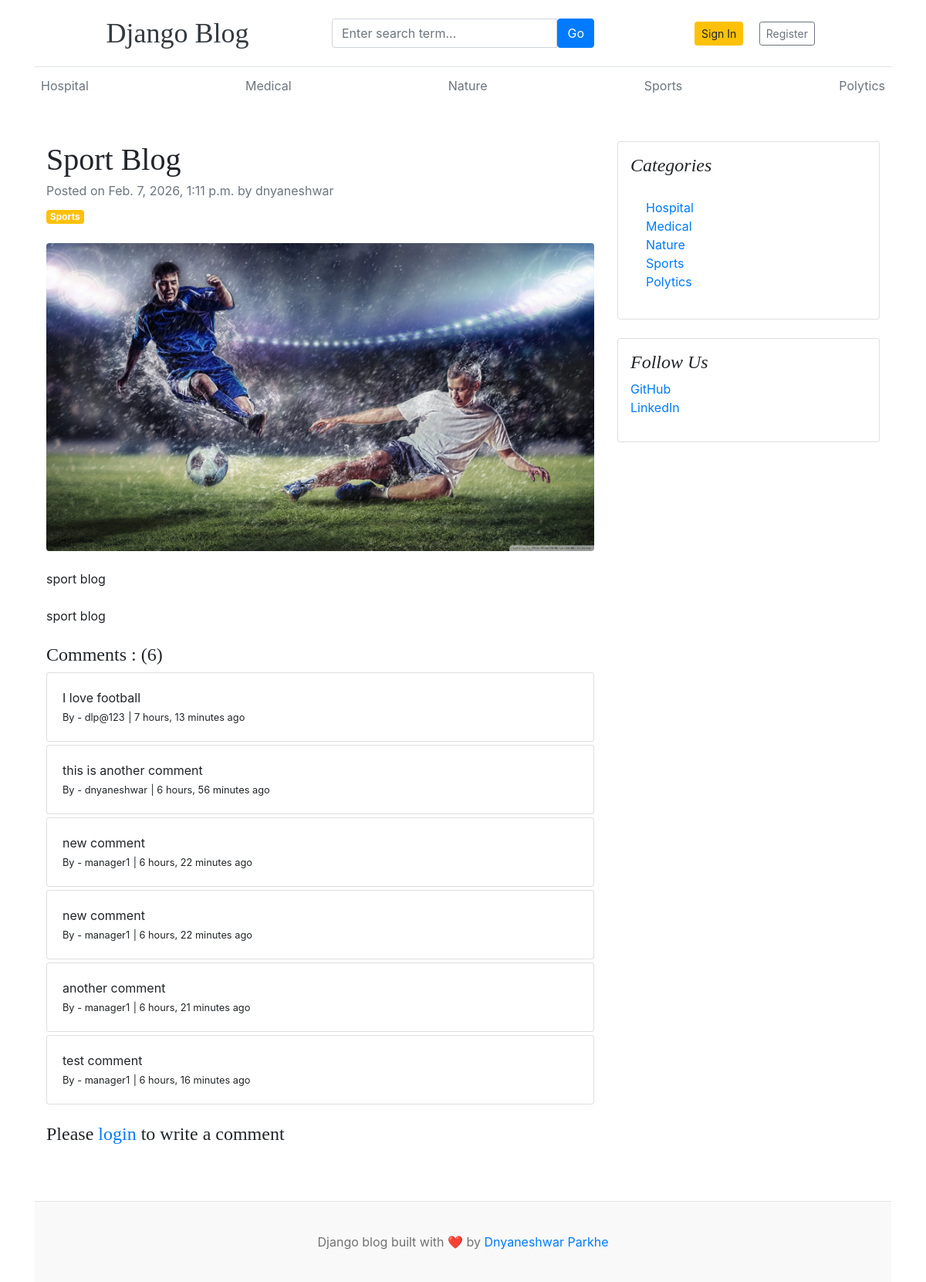
The app's page /blog/sport-blog/ with its own data.
### blogs/models.py (models this page shows, shortened)
class Category(models.Model):
    category_name = models.CharField(max_length=100, unique=True)
    created_at = models.DateTimeField(auto_now_add=True)
    updated_at = models.DateTimeField(auto_now=True)
    class Meta:
        verbose_name_plural = 'Categories'
    def __str__(self):
        return self.category_name

class Blog(models.Model):
    title = models.CharField(max_length=200)
    slug = models.SlugField(max_length=250, unique=True, blank=True)
    category = models.ForeignKey(Category, on_delete=models.CASCADE)
    author = models.ForeignKey(User, on_delete=models.CASCADE)
    featured_image = models.ImageField(upload_to='uploads/%Y/%m/%d')
    short_description = models.TextField(max_length=500)
    blog_body = models.TextField(max_length=1000)
    status = models.CharField(choices=STATUS_CHOICES, default="Draft")
    is_featured = models.BooleanField(default=False)
    created_at = models.DateTimeField(auto_now_add=True)
    updated_at = models.DateTimeField(auto_now=True)

class Comment(models.Model):
    user = models.ForeignKey(User, on_delete=models.CASCADE)
    blog = models.ForeignKey(Blog, on_delete=models.CASCADE)
    comment = models.TextField(max_length=250)
    created_at = models.DateTimeField(auto_now_add=True)
    updated_at = models.DateTimeField(auto_now=True)
    def __str__(self):
        return self.comment

### assignments/models.py (models this page shows, shortened)
class SocialLink(models.Model):
    platform = models.CharField(max_length=20)
    link = models.URLField(max_length=100)
    created_at = models.DateTimeField(auto_now_add=True)
    updated_at = models.DateTimeField(auto_now=True)

### blogs/views.py (the view, shortened to what this page needs)
# urls.py: path('blog/<slug:slug>/',BlogsView.blogs, name='blogs'),
def blogs(request, slug):
    single_blog = get_object_or_404(Blog, slug=slug, status='Published')
    comments = Comment.objects.filter(blog=single_blog)
    comment_count = comments.count()
    context = {
        'single_blog':single_blog,
        'comments':comments,
        'comment_count':comment_count,
    }
    return render(request, 'blogs.html',context)

### blogs/context_processors.py (called while the page is built)
def get_categories(request):
    categories = Category.objects.all().order_by('-created_at')
    return dict(categories=categories)

def get_social_links(request):
    social_links = SocialLink.objects.all()
    return dict(social_links=social_links)

### templates/blogs.html
{% extends "base.html" %}
{% block content %}
<div class="container mt-5">
    <div class="row">
        <div class="col-lg-8">
            <article>
                <header class="mb-4">
                    <h1 class="fw-bolder mb-1">{{single_blog.title}}</h1>
                    <div class="text-muted fst-italic mb-2">Posted on {{single_blog.created_at}} by {{single_blog.author}}</div>
                    <a class="badge bg-warning text-decoration-none text-light" href="">{{single_blog.category}}</a>
                </header>
                <figure class="mb-4"><img class="img-fluid rounded" src="{{single_blog.featured_image.url}}" alt="..." /></figure>
                <section class="mb-5">
                    <p class="fs-5 mb-4">{{single_blog.short_description}}</p>
                    <p class="fs-5 mb-4">{{single_blog.blog_body}}</p>
                    <h4>Comments : ({{comment_count}})</h4>
                    {% if comments %}
                    {% for comment in comments %}
                    <div class="card mt-1">
                        <div class="card-body">
                            <p class='card-text mb-0'>{{comment}}</p>
                            <span>
                                <small>By - {{comment.user}}</small>
                                <small> | {{comment.created_at | timesince}} ago</small>
                            </span>
                        </div>
                    </div>
                    {% endfor %}
                    {% else %}
                    No Comments
                    {% endif %}
                    <br>
                    <div class="form-group">
                        {% if user.is_authenticated %}
                        <form method='POST'>
                            {% csrf_token %}
                            <div class="form-group">
                                <textarea name="comment" cols='30' rows='10' placeholder='Write your comment' class='form-control'></textarea>
                                <input type="submit" name="" value="Submit" class='btn btn-primary mt-2'>
                            </div>
                        </form>
                        {% else %}
                        <h4>Please <a href="{% url 'login' %}">login </a>to write a comment</h4>
                        {% endif %}
                    </div>
                    </section>
            </article>
        </div>
        <div class="col-lg-4">
            <div class="card mb-4 p-3">
                <h4 class="font-italic">Categories</h4>
                <div class="card-body">
                    <div class="row">
                        <div class="col-sm-6">
                            <ul class="list-unstyled mb-0">
                                {% for cat  in categories %}
                                <li><a href="{% url 'posts_by_category' cat.id %}">{{cat.category_name}}</a></li>
                                {% endfor %}
                            </ul>
                        </div>
                    </div>
                </div>
            </div>
            {% if social_links %}
            <div class="card mb-4 p-3">
                <h4 class="font-italic">Follow Us</h4>
                <ol class="list-unstyled">
                    {% for i in social_links %}
                    <li><a href="{{i.link}}" target='blank'>{{i.platform}}</a></li>
                    {% endfor %}
                </ol>
            </div>
            {% endif %}
        </div>
    </div>
</div>
{% endblock  %}

### templates/base.html (shortened to what this page needs)
{% load static %}
<!doctype html>
<html lang="en">
  <head>
    <link
      href="https://getbootstrap.com/docs/4.0/dist/css/bootstrap.min.css"
      rel="stylesheet"
    />
    <link href="{% static 'css/blog.css' %}" rel="stylesheet" />
    <link href="{% static 'css/dashboard.css' %}" rel="stylesheet" />
    <link rel="stylesheet" href="https://cdnjs.cloudflare.com/ajax/libs/font-awesome/7.0.1/css/all.min.css" />
  </head>
  <body>
    <div class="container">
     <header class="blog-header py-3 border-bottom">
  <div class="container">
    <div class="row align-items-center">
      <div class="col-12 col-md-4 text-center text-md-start mb-2 mb-md-0">
        <a class="blog-header-logo text-dark text-decoration-none fs-4" href="/">
          Django Blog
        </a>
      </div>
      <div class="col-12 col-md-4 mb-2 mb-md-0">
        <form action="{% url 'search' %}" method="GET">
          <div class="input-group">
            <input
              class="form-control"
              value="{{keyword}}"
              type="text"
              name="keyword"
              placeholder="Enter search term..."
              required
            />
            <button type="submit" class="btn btn-primary">
              Go
            </button>
          </div>
        </form>
      </div>
      <div class="col-12 col-md-4 text-center text-md-end">
        {% if not user.is_authenticated %}
          <a class="btn btn-sm btn-warning mx-3" href="{% url 'login' %}">
            Sign In
          </a>
          <a class="btn btn-sm btn-outline-secondary" href="{% url 'register' %}">
            Register
          </a>
        {% endif %}
      </div>
    </div>
  </div>
</header>
      <div class="nav-scroller py-1 mb-2">
        <nav class="nav d-flex justify-content-between">
          {% for cat in categories  %}
          <a class="p-2 text-muted" href="{% url 'posts_by_category' cat.id %}">{{cat.category_name}}</a>
          {% endfor %}
        </nav>
      </div>
{% block content %}
{% endblock %}
 <footer class="blog-footer mt-4">
      <p>Django blog built with ❤️ by <a href="#">Dnyaneshwar Parkhe</a></p>
    </footer>
  </body>
</html>

### blog_main/static/css/blog.css (style rules this page uses)
.blog-header { border-bottom: 1px solid #e5e5e5; }
.blog-header-logo { font-family: "Playfair Display", Georgia, "Times New Roman", serif; font-size: 2.25rem; }
h1, h2, h3, h4, h5, h6 { font-family: "Playfair Display", Georgia, "Times New Roman", serif; }
.blog-footer { padding: 2.5rem 0; color: #727272; text-align: center; background-color: #f9f9f9; border-top: .05rem solid #e5e5e5; }
.blog-footer p:last-child { margin-bottom: 0; }

### records on screen
Category: category_name "Hospital"
Category: category_name "Medical"
Category: category_name "Nature"
Category: category_name "Sports"
Category: category_name "Polytics"
Blog: title "Sport Blog", created_at "Feb. 7, 2026, 1:11 p.m.", author "dnyaneshwar", category "Sports", featured_image (picture), short_description "sport blog", blog_body "sport blog"
Comment: comment "I love football", user "dlp@123", created_at "7 hours, 13 minutes"
Comment: comment "this is another comment", user "dnyaneshwar", created_at "6 hours, 56 minutes"
Comment: comment "new comment", user "manager1", created_at "6 hours, 22 minutes"
Comment: comment "new comment", user "manager1", created_at "6 hours, 22 minutes"
Comment: comment "another comment", user "manager1", created_at "6 hours, 21 minutes"
Comment: comment "test comment", user "manager1", created_at "6 hours, 16 minutes"
SocialLink: platform "GitHub"
SocialLink: platform "LinkedIn"

### other values on screen
{{ comment_count }} "6"
